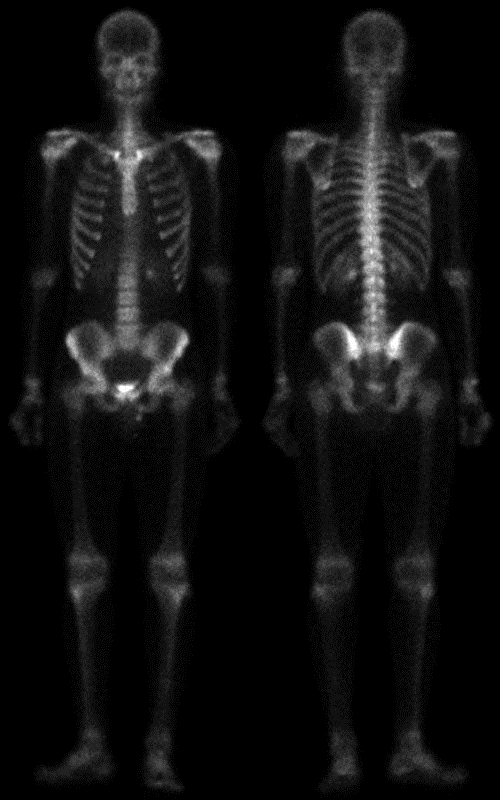
#> input picture test_image/skeleton_orig.bmp, 500 x 800 px, found by its file name
$ python laplacian.py
#> lines starting #> are read from the running program, lines starting #| are printed output that depends on the picture
import cv2
import numpy as np
from matplotlib import pyplot as plt

path = "./HW2_test_image/skeleton_orig.bmp"
img = cv2.imread(path, 0)
#> img is the input picture: shape (800, 500); min 0, max 255, mean 16.9
x,y = img.shape
#> x = 800; y = 500
#mask
mask =np.ones(img.shape,np.uint8)
n_x,n_y=np.ogrid[:x,:y]
#> n_x = 800 values from 0 to 799
r=30
mask_area = (n_x-int(x/2))**2+(n_y-int(y/2))**2<= r*r
mask[mask_area] = 0
# 傅立葉變換
# 快速傅立葉變換演算法得到頻率分佈
f = np.fft.fft2(img)
# 預設結果中心點位置是在左上角 呼叫fftshift()函式轉移到中間位置
fshift = np.fft.fftshift(f)
fsmimg = mask*fshift


# fft 結果是複數，其絕對值結果是振幅
rimg = np.log(np.abs(fsmimg))
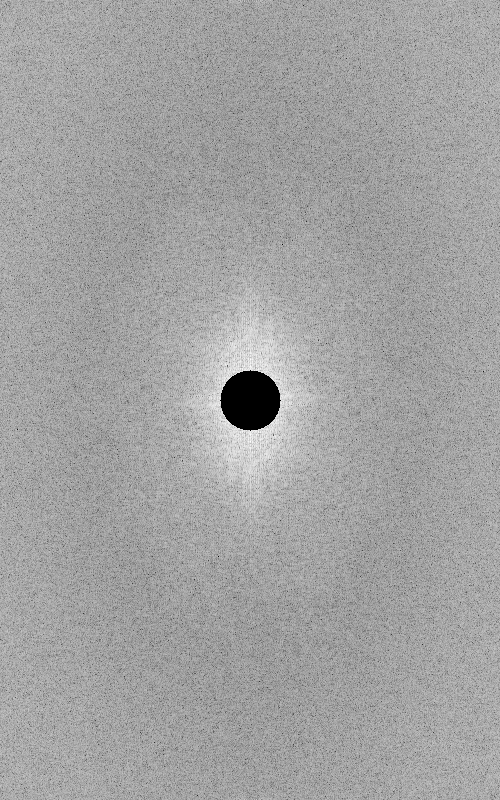
#> rimg: shape (800, 500) float64; 0.71% of the values are NaN or infinite; the others: min 1.04, max 11.81, mean 7.96; drawn with min black, max white, NaN and infinite black


# 傅立葉逆變換
ishift = np.fft.ifftshift(fsmimg)
iimg = np.fft.ifft2(fsmimg)
iimg = np.abs(iimg)
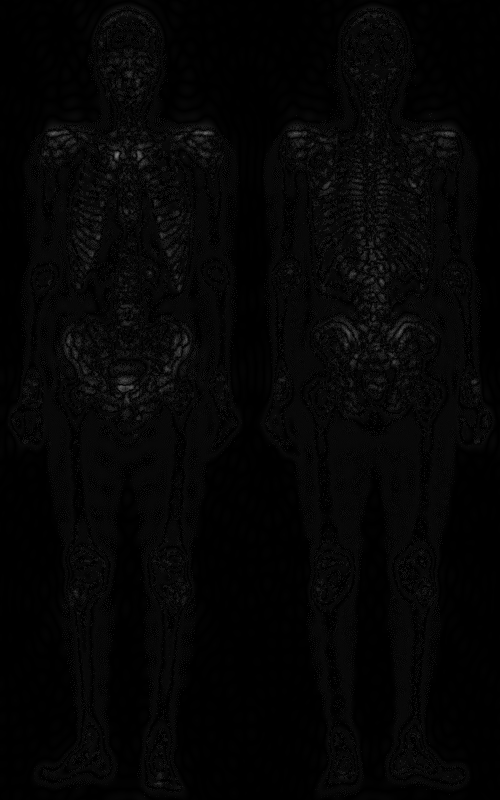
#> iimg: shape (800, 500) float64; min 5.35e-07, max 128.6, mean 5.4

#
cv2.imwrite('moon_Laplacian.jpg',iimg)
# 展示結果
plt.subplot(131), plt.imshow(img, 'gray'), plt.title('original Fourier')
plt.axis('off')
plt.subplot(132), plt.imshow(rimg, 'gray'), plt.title('fourier Fourier')
plt.axis('off')
plt.subplot(133), plt.imshow(iimg, 'gray'), plt.title('inverse fourier Fourier')
plt.axis('off')
plt.show()
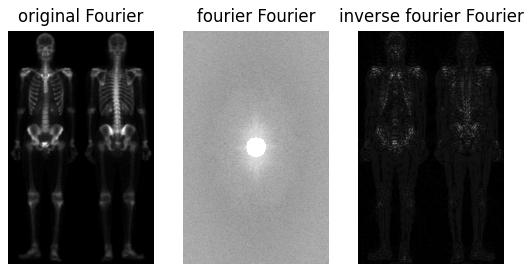
#> figure drawn by matplotlib, 3 panels
